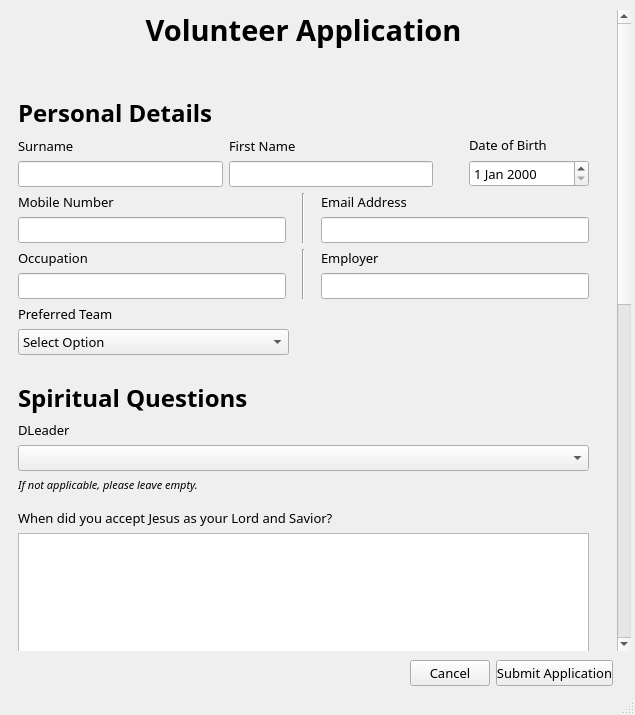
<?xml version="1.0" encoding="UTF-8"?>
<ui version="4.0">
 <class>MainWindow</class>
 <widget class="QMainWindow" name="MainWindow">
  <property name="geometry">
   <rect>
    <x>0</x>
    <y>0</y>
    <width>635</width>
    <height>715</height>
   </rect>
  </property>
  <property name="font">
   <font>
    <family>IBM Plex Sans</family>
    <pointsize>10</pointsize>
   </font>
  </property>
  <property name="windowTitle">
   <string>New Application </string>
  </property>
  <widget class="QWidget" name="centralwidget">
   <widget class="QScrollArea" name="scrollArea">
    <property name="geometry">
     <rect>
      <x>-30</x>
      <y>10</y>
      <width>661</width>
      <height>641</height>
     </rect>
    </property>
    <property name="frameShape">
     <enum>QFrame::NoFrame</enum>
    </property>
    <property name="widgetResizable">
     <bool>false</bool>
    </property>
    <property name="alignment">
     <set>Qt::AlignCenter</set>
    </property>
    <widget class="QWidget" name="scrollAreaWidgetContents">
     <property name="geometry">
      <rect>
       <x>17</x>
       <y>0</y>
       <width>611</width>
       <height>1401</height>
      </rect>
     </property>
     <widget class="QWidget" name="layoutWidget">
      <property name="geometry">
       <rect>
        <x>30</x>
        <y>0</y>
        <width>571</width>
        <height>1398</height>
       </rect>
      </property>
      <layout class="QVBoxLayout" name="vLayout_questionnaire">
       <item>
        <widget class="QLabel" name="lbl_volunteerApp">
         <property name="font">
          <font>
           <pointsize>22</pointsize>
           <weight>75</weight>
           <bold>true</bold>
          </font>
         </property>
         <property name="text">
          <string>Volunteer Application</string>
         </property>
         <property name="alignment">
          <set>Qt::AlignCenter</set>
         </property>
        </widget>
       </item>
       <item>
        <spacer name="verticalSpacer">
         <property name="orientation">
          <enum>Qt::Vertical</enum>
         </property>
         <property name="sizeType">
          <enum>QSizePolicy::Fixed</enum>
         </property>
         <property name="sizeHint" stdset="0">
          <size>
           <width>20</width>
           <height>40</height>
          </size>
         </property>
        </spacer>
       </item>
       <item>
        <layout class="QVBoxLayout" name="vLayout_personalDetails">
         <item>
          <widget class="QLabel" name="lbl_personalDetails">
           <property name="font">
            <font>
             <pointsize>18</pointsize>
             <weight>75</weight>
             <bold>true</bold>
            </font>
           </property>
           <property name="text">
            <string>Personal Details</string>
           </property>
          </widget>
         </item>
         <item>
          <layout class="QHBoxLayout" name="hLayout_basics">
           <item>
            <layout class="QVBoxLayout" name="vLayout_surname">
             <item>
              <widget class="QLabel" name="lbl_surname">
               <property name="text">
                <string>Surname</string>
               </property>
              </widget>
             </item>
             <item>
              <widget class="QLineEdit" name="line_surname"/>
             </item>
            </layout>
           </item>
           <item>
            <layout class="QVBoxLayout" name="vLayout_firstName">
             <item>
              <widget class="QLabel" name="lbl_firstName">
               <property name="text">
                <string>First Name</string>
               </property>
              </widget>
             </item>
             <item>
              <widget class="QLineEdit" name="line_firstName"/>
             </item>
            </layout>
           </item>
           <item>
            <spacer name="horizontalSpacer">
             <property name="orientation">
              <enum>Qt::Horizontal</enum>
             </property>
             <property name="sizeType">
              <enum>QSizePolicy::Maximum</enum>
             </property>
             <property name="sizeHint" stdset="0">
              <size>
               <width>30</width>
               <height>20</height>
              </size>
             </property>
            </spacer>
           </item>
           <item>
            <layout class="QVBoxLayout" name="vLayout_dob">
             <item>
              <widget class="QLabel" name="lbl_dob">
               <property name="sizePolicy">
                <sizepolicy hsizetype="Preferred" vsizetype="Preferred">
                 <horstretch>0</horstretch>
                 <verstretch>0</verstretch>
                </sizepolicy>
               </property>
               <property name="minimumSize">
                <size>
                 <width>120</width>
                 <height>0</height>
                </size>
               </property>
               <property name="text">
                <string>Date of Birth</string>
               </property>
              </widget>
             </item>
             <item>
              <widget class="QDateEdit" name="date_dob"/>
             </item>
            </layout>
           </item>
          </layout>
         </item>
         <item>
          <layout class="QHBoxLayout" name="hLayout_email">
           <item>
            <layout class="QVBoxLayout" name="vLayout_mobileNumber">
             <item>
              <widget class="QLabel" name="lbl_mobileNumber">
               <property name="text">
                <string>Mobile Number</string>
               </property>
              </widget>
             </item>
             <item>
              <widget class="QLineEdit" name="line_mobileNumber"/>
             </item>
            </layout>
           </item>
           <item>
            <spacer name="horizontalSpacer_5">
             <property name="orientation">
              <enum>Qt::Horizontal</enum>
             </property>
             <property name="sizeType">
              <enum>QSizePolicy::Maximum</enum>
             </property>
             <property name="sizeHint" stdset="0">
              <size>
               <width>10</width>
               <height>20</height>
              </size>
             </property>
            </spacer>
           </item>
           <item>
            <widget class="Line" name="line">
             <property name="orientation">
              <enum>Qt::Vertical</enum>
             </property>
            </widget>
           </item>
           <item>
            <spacer name="horizontalSpacer_6">
             <property name="orientation">
              <enum>Qt::Horizontal</enum>
             </property>
             <property name="sizeType">
              <enum>QSizePolicy::Maximum</enum>
             </property>
             <property name="sizeHint" stdset="0">
              <size>
               <width>10</width>
               <height>20</height>
              </size>
             </property>
            </spacer>
           </item>
           <item>
            <layout class="QVBoxLayout" name="vLayout_email">
             <item>
              <widget class="QLabel" name="lbl_email">
               <property name="text">
                <string>Email Address</string>
               </property>
              </widget>
             </item>
             <item>
              <widget class="QLineEdit" name="line_email"/>
             </item>
            </layout>
           </item>
          </layout>
         </item>
         <item>
          <layout class="QHBoxLayout" name="hLayout_employment">
           <item>
            <layout class="QVBoxLayout" name="vLayout_occupation">
             <item>
              <widget class="QLabel" name="lbl_occupation">
               <property name="text">
                <string>Occupation</string>
               </property>
              </widget>
             </item>
             <item>
              <widget class="QLineEdit" name="line_occupation"/>
             </item>
            </layout>
           </item>
           <item>
            <spacer name="horizontalSpacer_4">
             <property name="orientation">
              <enum>Qt::Horizontal</enum>
             </property>
             <property name="sizeType">
              <enum>QSizePolicy::Fixed</enum>
             </property>
             <property name="sizeHint" stdset="0">
              <size>
               <width>10</width>
               <height>20</height>
              </size>
             </property>
            </spacer>
           </item>
           <item>
            <widget class="Line" name="line_2">
             <property name="orientation">
              <enum>Qt::Vertical</enum>
             </property>
            </widget>
           </item>
           <item>
            <spacer name="horizontalSpacer_7">
             <property name="orientation">
              <enum>Qt::Horizontal</enum>
             </property>
             <property name="sizeType">
              <enum>QSizePolicy::Fixed</enum>
             </property>
             <property name="sizeHint" stdset="0">
              <size>
               <width>10</width>
               <height>20</height>
              </size>
             </property>
            </spacer>
           </item>
           <item>
            <layout class="QVBoxLayout" name="vLayout_employer">
             <item>
              <widget class="QLabel" name="lbl_employer">
               <property name="text">
                <string>Employer</string>
               </property>
              </widget>
             </item>
             <item>
              <widget class="QLineEdit" name="line_employer"/>
             </item>
            </layout>
           </item>
          </layout>
         </item>
         <item>
          <layout class="QHBoxLayout" name="hLayout_teamSelect">
           <item>
            <layout class="QVBoxLayout" name="vLayout_teamSelect">
             <item>
              <widget class="QLabel" name="lbl_teamSelect">
               <property name="text">
                <string>Preferred Team</string>
               </property>
              </widget>
             </item>
             <item>
              <widget class="QComboBox" name="combo_teamSelect">
               <item>
                <property name="text">
                 <string>Select Option</string>
                </property>
               </item>
               <item>
                <property name="text">
                 <string>Camera &amp; Graphics</string>
                </property>
               </item>
               <item>
                <property name="text">
                 <string>Sounds &amp; Lights</string>
                </property>
               </item>
               <item>
                <property name="text">
                 <string>Stage Management</string>
                </property>
               </item>
              </widget>
             </item>
            </layout>
           </item>
           <item>
            <spacer name="horizontalSpacer_2">
             <property name="orientation">
              <enum>Qt::Horizontal</enum>
             </property>
             <property name="sizeType">
              <enum>QSizePolicy::Fixed</enum>
             </property>
             <property name="sizeHint" stdset="0">
              <size>
               <width>300</width>
               <height>20</height>
              </size>
             </property>
            </spacer>
           </item>
          </layout>
         </item>
        </layout>
       </item>
       <item>
        <spacer name="verticalSpacer_3">
         <property name="orientation">
          <enum>Qt::Vertical</enum>
         </property>
         <property name="sizeType">
          <enum>QSizePolicy::Fixed</enum>
         </property>
         <property name="sizeHint" stdset="0">
          <size>
           <width>50</width>
           <height>20</height>
          </size>
         </property>
        </spacer>
       </item>
       <item>
        <layout class="QVBoxLayout" name="vLayour_spiritual">
         <item>
          <widget class="QLabel" name="lbl_spiritualQuestions">
           <property name="font">
            <font>
             <pointsize>18</pointsize>
             <weight>75</weight>
             <bold>true</bold>
            </font>
           </property>
           <property name="text">
            <string>Spiritual Questions</string>
           </property>
          </widget>
         </item>
         <item>
          <layout class="QVBoxLayout" name="vLayout_dleaderSelect">
           <item>
            <widget class="QLabel" name="lbl_dleader">
             <property name="text">
              <string>DLeader</string>
             </property>
            </widget>
           </item>
           <item>
            <widget class="QComboBox" name="combo_dleader"/>
           </item>
           <item>
            <widget class="QLabel" name="lbl_notApplicableDLeader">
             <property name="font">
              <font>
               <pointsize>8</pointsize>
               <italic>true</italic>
              </font>
             </property>
             <property name="text">
              <string>If not applicable, please leave empty.</string>
             </property>
             <property name="alignment">
              <set>Qt::AlignLeading|Qt::AlignLeft|Qt::AlignTop</set>
             </property>
            </widget>
           </item>
          </layout>
         </item>
         <item>
          <spacer name="verticalSpacer_2">
           <property name="orientation">
            <enum>Qt::Vertical</enum>
           </property>
           <property name="sizeType">
            <enum>QSizePolicy::Maximum</enum>
           </property>
           <property name="sizeHint" stdset="0">
            <size>
             <width>20</width>
             <height>10</height>
            </size>
           </property>
          </spacer>
         </item>
         <item>
          <layout class="QVBoxLayout" name="vLayout_whenJesusLord">
           <item>
            <widget class="QLabel" name="lbl_whenJesusLord">
             <property name="text">
              <string>When did you accept Jesus as your Lord and Savior?</string>
             </property>
            </widget>
           </item>
           <item>
            <widget class="QTextEdit" name="text_whenJesusLord"/>
           </item>
          </layout>
         </item>
         <item>
          <layout class="QVBoxLayout" name="vLayout_howJesusLord">
           <item>
            <widget class="QLabel" name="lbl_howJesusLord">
             <property name="text">
              <string>How did you know that you have accepted Jesus and your Lord and Savior?</string>
             </property>
            </widget>
           </item>
           <item>
            <widget class="QTextEdit" name="text_howJesusLord"/>
           </item>
          </layout>
         </item>
         <item>
          <layout class="QVBoxLayout" name="vLayout_loseSalvation">
           <item>
            <widget class="QLabel" name="lbl_loseSalvation">
             <property name="text">
              <string>Can you lose your salvation? Why or Why not?</string>
             </property>
            </widget>
           </item>
           <item>
            <widget class="QTextEdit" name="text_loseSalvation"/>
           </item>
          </layout>
         </item>
         <item>
          <layout class="QVBoxLayout" name="vLayout_ministryToSalvation">
           <item>
            <widget class="QLabel" name="lbl_ministryToSalvation">
             <property name="text">
              <string>How do you view ministry/service in relation to your salvation?</string>
             </property>
            </widget>
           </item>
           <item>
            <widget class="QTextEdit" name="text_ministryToSalvation"/>
           </item>
          </layout>
         </item>
        </layout>
       </item>
      </layout>
     </widget>
    </widget>
   </widget>
   <widget class="QWidget" name="layoutWidget">
    <property name="geometry">
     <rect>
      <x>410</x>
      <y>660</y>
      <width>203</width>
      <height>27</height>
     </rect>
    </property>
    <layout class="QHBoxLayout" name="hLayout_buttons">
     <item>
      <widget class="QPushButton" name="btn_cancel">
       <property name="text">
        <string>Cancel</string>
       </property>
      </widget>
     </item>
     <item>
      <widget class="QPushButton" name="btn_submit">
       <property name="text">
        <string>Submit Application</string>
       </property>
      </widget>
     </item>
    </layout>
   </widget>
  </widget>
  <widget class="QStatusBar" name="statusbar"/>
 </widget>
 <resources/>
 <connections/>
</ui>
